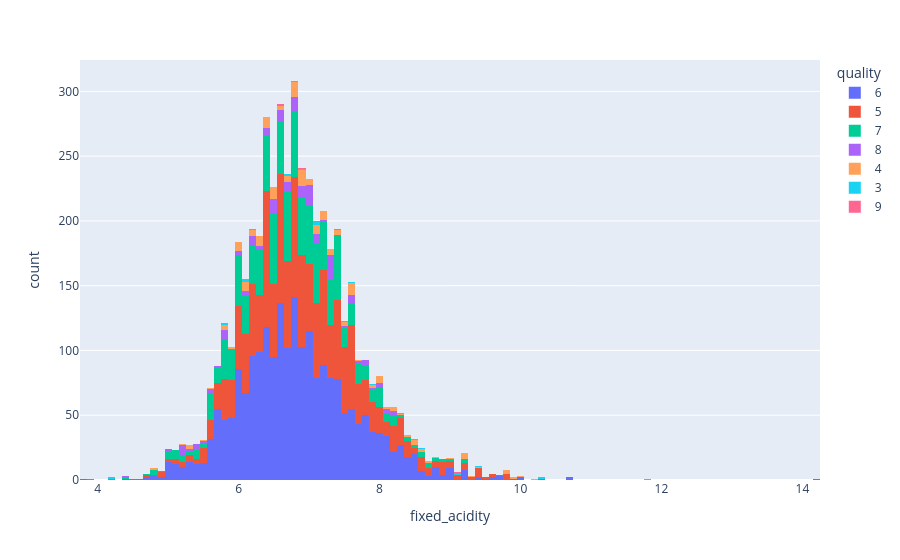

The code cell stored with this chart in its notebook:
### Code cell
px.histogram(df,x='fixed_acidity',nbins=125,color='quality')

### Figure 1 — Plotly figure (JSON) as saved in the notebook; plotly's stock layout.template omitted (floating-point values rounded to 4 significant figures; data arrays with more than 128 entries replaced by an {"elided": "..."} marker saying what was removed)
{"data": [{"bingroup": "x", "hovertemplate": "quality=6<br>fixed_acidity=%{x}<br>count=%{y}<extra></extra>", "legendgroup": "6", "marker": {"color": "#636efa", "pattern": {"shape": ""}}, "name": "6", "nbinsx": 125, "orientation": "v", "showlegend": true, "type": "histogram", "x": {"elided": "2198 float values"}, "xaxis": "x", "yaxis": "y"}, {"bingroup": "x", "hovertemplate": "quality=5<br>fixed_acidity=%{x}<br>count=%{y}<extra></extra>", "legendgroup": "5", "marker": {"color": "#EF553B", "pattern": {"shape": ""}}, "name": "5", "nbinsx": 125, "orientation": "v", "showlegend": true, "type": "histogram", "x": {"elided": "1457 float values"}, "xaxis": "x", "yaxis": "y"}, {"bingroup": "x", "hovertemplate": "quality=7<br>fixed_acidity=%{x}<br>count=%{y}<extra></extra>", "legendgroup": "7", "marker": {"color": "#00cc96", "pattern": {"shape": ""}}, "name": "7", "nbinsx": 125, "orientation": "v", "showlegend": true, "type": "histogram", "x": {"elided": "880 float values"}, "xaxis": "x", "yaxis": "y"}, {"bingroup": "x", "hovertemplate": "quality=8<br>fixed_acidity=%{x}<br>count=%{y}<extra></extra>", "legendgroup": "8", "marker": {"color": "#ab63fa", "pattern": {"shape": ""}}, "name": "8", "nbinsx": 125, "orientation": "v", "showlegend": true, "type": "histogram", "x": {"elided": "175 float values"}, "xaxis": "x", "yaxis": "y"}, {"bingroup": "x", "hovertemplate": "quality=4<br>fixed_acidity=%{x}<br>count=%{y}<extra></extra>", "legendgroup": "4", "marker": {"color": "#FFA15A", "pattern": {"shape": ""}}, "name": "4", "nbinsx": 125, "orientation": "v", "showlegend": true, "type": "histogram", "x": {"elided": "163 float values"}, "xaxis": "x", "yaxis": "y"}, {"bingroup": "x", "hovertemplate": "quality=3<br>fixed_acidity=%{x}<br>count=%{y}<extra></extra>", "legendgroup": "3", "marker": {"color": "#19d3f3", "pattern": {"shape": ""}}, "name": "3", "nbinsx": 125, "orientation": "v", "showlegend": true, "type": "histogram", "x": [8.5, 5.8, 9.1, 7.1, 6.9, 10.3, 7.9, 8.3, 8.6, 7.5, 6.7, 7.1, 11.8, 7.6, 6.1, 4.2, 9.4, 6.2, 6.8, 6.1], "xaxis": "x", "yaxis": "y"}, {"bingroup": "x", "hovertemplate": "quality=9<br>fixed_acidity=%{x}<br>count=%{y}<extra></extra>", "legendgroup": "9", "marker": {"color": "#FF6692", "pattern": {"shape": ""}}, "name": "9", "nbinsx": 125, "orientation": "v", "showlegend": true, "type": "histogram", "x": [9.1, 6.6, 7.4, 6.9, 7.1], "xaxis": "x", "yaxis": "y"}], "layout": {"barmode": "relative", "legend": {"title": {"text": "quality"}, "tracegroupgap": 0}, "margin": {"t": 60}, "xaxis": {"anchor": "y", "domain": [0, 1], "title": {"text": "fixed_acidity"}}, "yaxis": {"anchor": "x", "domain": [0, 1], "title": {"text": "count"}}}}
